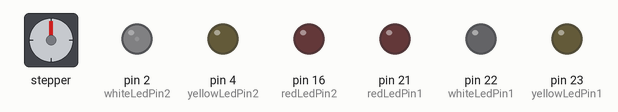
This sketch was run on a simulated Arduino Mega 2560, built with avr-gcc and run on an emulated ATmega2560. On the bench: stepper motor, output pins drawn as LEDs (lit = HIGH). Stepper angles assume 2048 steps per turn.

Above: at 0.12 s.
At 3.8 s:
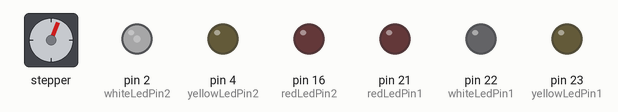
At 8.58 s:
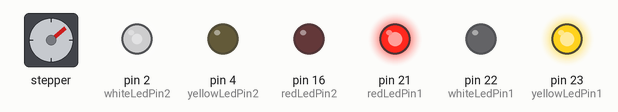
At 16.96 s:
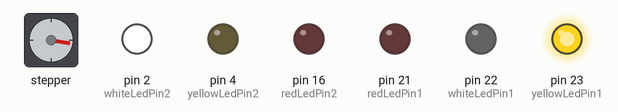
At 33.81 s:
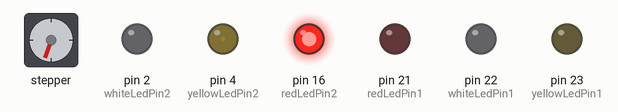
At 39.71 s:
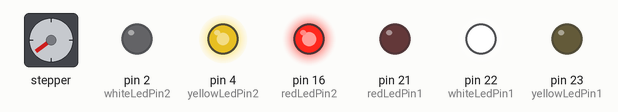
Timing chart, 0 to 40.0 s (numbered marks = the images above):
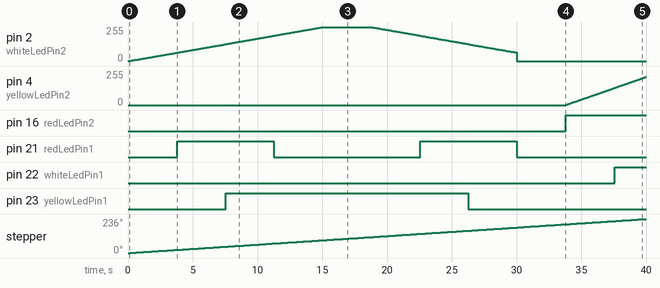

Measured:
- by itself, pin 2 (whiteLedPin2): rises from 0/255 to 255/255 in 14.9 s, then falls to 0/255 in 15.0 s
- by itself, pin 4 (yellowLedPin2): moves from 0/255 to 211/255 over 6.2 s
- by itself, pin 16 (redLedPin2): LOW → HIGH at 33.8 s
- by itself, pin 21 (redLedPin1): alternates HIGH for 7.5 s and LOW for 11.3 s
- by itself, pin 22 (whiteLedPin1): LOW → HIGH at 37.6 s
- by itself, pin 23 (yellowLedPin1): LOW → HIGH at 7.5 s, → LOW 18.7 s later
- by itself, stepper: keeps turning clockwise at about 6°/s

The sketch:

LED_Sun.ino
```cpp
#include <Stepper.h>

const int stepsPerRevolution = 2048;

#define IN1 19
#define IN2 18
#define IN3 5
#define IN4 17

const int redLedPin1 = 21;
const int yellowLedPin1 = 23;
const int whiteLedPin1 = 22;

const int redLedPin2 = 16;
const int yellowLedPin2 = 4;
const int whiteLedPin2 = 2;

Stepper myStepper(stepsPerRevolution, IN1, IN3, IN2, IN4);

unsigned long previousLEDUpdateMillis = 0;
const unsigned long ledUpdateInterval = 10;

int redBrightness1 = 0;
int yellowBrightness1 = 0;
int whiteBrightness1 = 0;

int redBrightness2 = 0;
int yellowBrightness2 = 0;
int whiteBrightness2 = 0;

int maxBrightness = 255;
int halfBrightness = maxBrightness / 2;
int quarterBrightness = maxBrightness/4;
int threequartersBrightness = maxBrightness * 3/4;

unsigned long cycleStartTime = 0;

void setup() {
  Serial.begin(115200);
  myStepper.setSpeed(1);

  pinMode(redLedPin1, OUTPUT);
  pinMode(yellowLedPin1, OUTPUT);
  pinMode(whiteLedPin1, OUTPUT);

  pinMode(redLedPin2, OUTPUT);
  pinMode(yellowLedPin2, OUTPUT);
  pinMode(whiteLedPin2, OUTPUT);

  cycleStartTime = millis();
}

void loop() {
  unsigned long currentMillis = millis();

  unsigned long totalCycleTime = 60000;
  unsigned long halfCycleTime = totalCycleTime / 2;

  unsigned long elapsedCycleTime = (currentMillis - cycleStartTime) % totalCycleTime;

  bool isSet1DayTime = elapsedCycleTime < halfCycleTime;

  unsigned long halfCycleElapsedTime = elapsedCycleTime % halfCycleTime;

  unsigned long phaseDuration = halfCycleTime / 8;
  int cycleStep = halfCycleElapsedTime / phaseDuration;
  float phaseProgress = (float)(halfCycleElapsedTime % phaseDuration) / phaseDuration;

  if (isSet1DayTime) {
    switch (cycleStep) {
      case 0:
        redBrightness1 = phaseProgress * halfBrightness;
        yellowBrightness1 = 0;
        whiteBrightness1 = 0;

        redBrightness2 = 0;
        yellowBrightness2 = 0;
        whiteBrightness2 = phaseProgress * quarterBrightness;

        break;

      case 1:
        redBrightness1 = halfBrightness + (phaseProgress * halfBrightness);
        yellowBrightness1 = phaseProgress * halfBrightness;
        whiteBrightness1 = 0;

        redBrightness2 = 0;
        yellowBrightness2 = 0;
        whiteBrightness2 = quarterBrightness + phaseProgress * quarterBrightness;

        break;

      case 2:
        redBrightness1 = maxBrightness - (phaseProgress * halfBrightness);
        yellowBrightness1 = halfBrightness + (phaseProgress * halfBrightness);
        whiteBrightness1 = 0;

        redBrightness2 = 0;
        yellowBrightness2 = 0;
        whiteBrightness2 = halfBrightness + phaseProgress * quarterBrightness;

        break;

      case 3:
        redBrightness1 = halfBrightness - (phaseProgress * halfBrightness);
        yellowBrightness1 = maxBrightness;
        whiteBrightness1 = 0;

        redBrightness2 = 0;
        yellowBrightness2 = 0;
        whiteBrightness2 = threequartersBrightness + phaseProgress * quarterBrightness;

        break;

      case 4:
        redBrightness1 = 0;
        yellowBrightness1 = maxBrightness;
        whiteBrightness1 = 0;

        redBrightness2 = 0;
        yellowBrightness2 = 0;
        whiteBrightness2 = maxBrightness;

        break;

      case 5:
        redBrightness1 = phaseProgress * halfBrightness;
        yellowBrightness1 = maxBrightness;
        whiteBrightness1 = 0;

        redBrightness2 = 0;
        yellowBrightness2 = 0;
        whiteBrightness2 = maxBrightness - phaseProgress * quarterBrightness;

        break;

      case 6:
        redBrightness1 = halfBrightness + (phaseProgress * halfBrightness);
        yellowBrightness1 = maxBrightness - (phaseProgress * halfBrightness);
        whiteBrightness1 = 0;

        redBrightness2 = 0;
        yellowBrightness2 = 0;
        whiteBrightness2 = threequartersBrightness - phaseProgress * quarterBrightness;

        break;

      case 7:
        redBrightness1 = maxBrightness - (phaseProgress * halfBrightness);
        yellowBrightness1 = halfBrightness - (phaseProgress * halfBrightness);
        whiteBrightness1 = 0;

        redBrightness2 = 0;
        yellowBrightness2 = 0;
        whiteBrightness2 = halfBrightness - phaseProgress * quarterBrightness;
        break;

      case 8:
        redBrightness1 = halfBrightness - (phaseProgress * halfBrightness);
        yellowBrightness1 = 0;
        whiteBrightness1 = 0;

        redBrightness2 = 0;
        yellowBrightness2 = 0;
        whiteBrightness2 = quarterBrightness - phaseProgress * quarterBrightness;
        break;
      default:
        redBrightness1 = 0;
        yellowBrightness1 = 0;
        whiteBrightness1 = 0;
        redBrightness2 = 0;
        yellowBrightness2 = 0;
        whiteBrightness2 = 0;

        break;
    }

  } else {

    switch (cycleStep) {
      case 0:
        redBrightness2 = phaseProgress * halfBrightness;
        yellowBrightness2 = 0;
        whiteBrightness2 = 0;

        redBrightness1 = 0;
        yellowBrightness1 = 0;
        whiteBrightness1 = phaseProgress * quarterBrightness;

        break;

      case 1:
        redBrightness2 = halfBrightness + (phaseProgress * halfBrightness);
        yellowBrightness2 = phaseProgress * halfBrightness;
        whiteBrightness2 = 0;

        redBrightness1 = 0;
        yellowBrightness1 = 0;
        whiteBrightness1 = quarterBrightness + phaseProgress * quarterBrightness;

        break;

      case 2:
        redBrightness2 = maxBrightness - (phaseProgress * halfBrightness);
        yellowBrightness2 = halfBrightness + (phaseProgress * halfBrightness);
        whiteBrightness2 = 0;

        redBrightness1 = 0;
        yellowBrightness1 = 0;
        whiteBrightness1 = halfBrightness + phaseProgress * quarterBrightness;

        break;

      case 3:
        redBrightness2 = halfBrightness - (phaseProgress * halfBrightness);
        yellowBrightness2 = maxBrightness;
        whiteBrightness2 = 0;

        redBrightness1 = 0;
        yellowBrightness1 = 0;
        whiteBrightness1 = threequartersBrightness + phaseProgress * quarterBrightness;

        break;

      case 4:
        redBrightness2 = 0;
        yellowBrightness2 = maxBrightness;
        whiteBrightness2 = 0;

        redBrightness1 = 0;
        yellowBrightness1 = 0;
        whiteBrightness1 = maxBrightness;

        break;

      case 5:
        redBrightness2 = phaseProgress * halfBrightness;
        yellowBrightness2 = maxBrightness;
        whiteBrightness2 = 0;

        redBrightness1 = 0;
        yellowBrightness1 = 0;
        whiteBrightness1 = maxBrightness - phaseProgress * quarterBrightness;

        break;

      case 6:
        redBrightness2 = halfBrightness + (phaseProgress * halfBrightness);
        yellowBrightness2 = maxBrightness - (phaseProgress * halfBrightness);
        whiteBrightness2 = 0;

        redBrightness1 = 0;
        yellowBrightness1 = 0;
        whiteBrightness1 = threequartersBrightness - phaseProgress * quarterBrightness;

        break;

      case 7:
        redBrightness2 = maxBrightness - (phaseProgress * halfBrightness);
        yellowBrightness2 = halfBrightness - (phaseProgress * halfBrightness);
        whiteBrightness2 = 0;

        redBrightness1 = 0;
        yellowBrightness1 = 0;
        whiteBrightness1 = halfBrightness - phaseProgress * quarterBrightness;

        break;

      case 8:
        redBrightness2 = halfBrightness - (phaseProgress * halfBrightness);
        yellowBrightness2 = 0;
        whiteBrightness2 = 0;

        redBrightness1 = 0;
        yellowBrightness1 = 0;
        whiteBrightness1 = quarterBrightness - phaseProgress * quarterBrightness;

        break;

      default:
        redBrightness2 = 0;
        yellowBrightness2 = 0;
        whiteBrightness2 = 0;
        break;
    }
  }

  analogWrite(redLedPin1, redBrightness1);
  analogWrite(yellowLedPin1, yellowBrightness1);
  analogWrite(whiteLedPin1, whiteBrightness1);

  analogWrite(redLedPin2, redBrightness2);
  analogWrite(yellowLedPin2, yellowBrightness2);
  analogWrite(whiteLedPin2, whiteBrightness2);

  static unsigned long previousMotorStepMillis = 0;
  const unsigned long motorStepInterval = 2;
  if (currentMillis - previousMotorStepMillis >= motorStepInterval) {
    previousMotorStepMillis = currentMillis;
    myStepper.step(1);
  }
}
```
